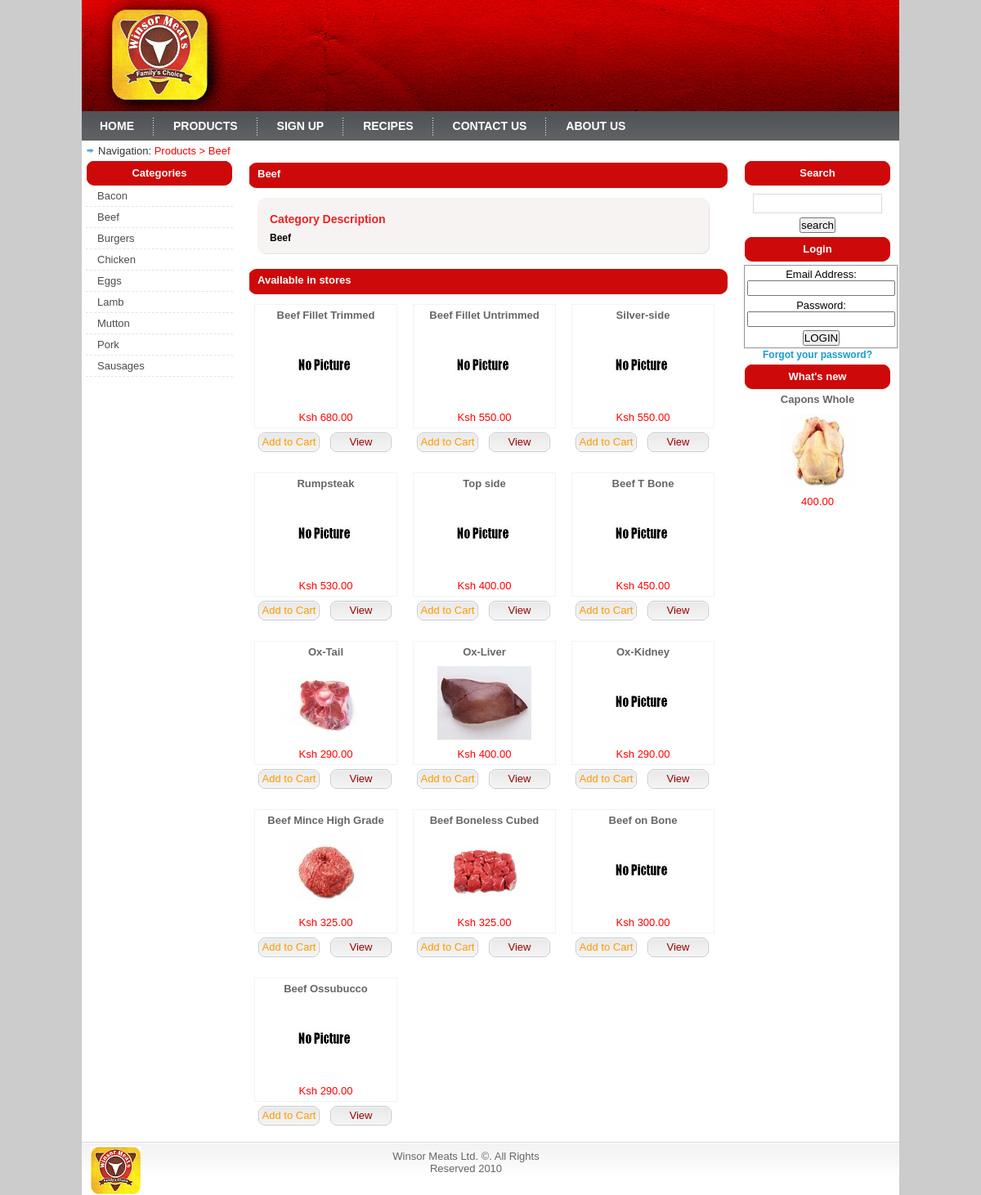
Screenshot of /view_category.php?cat_id=15&cat_name=Beef with the database file from the repository.
### tables this page shows
CREATE TABLE IF NOT EXISTS `category` (
  `CatID` int(11) NOT NULL auto_increment,
  `CatName` varchar(25) NOT NULL,
  `CatDescription` varchar(100) NOT NULL,
  PRIMARY KEY  (`CatID`)
);

CREATE TABLE IF NOT EXISTS `products` (
  `ProductID` int(11) NOT NULL auto_increment,
  `ProdName` varchar(50) NOT NULL,
  `CatID` int(11) NOT NULL,
  `ProdPrice` float(10,2) default NULL,
  `ProdDescription` text,
  `ProdPhoto` varchar(50) default NULL,
  `ProdThumb` varchar(50) default NULL,
  `ProdSize` varchar(25) default NULL,
  `ProdQty` int(11) default NULL,
  `ProdAvailable` bit(1) NOT NULL,
  PRIMARY KEY  (`ProductID`)
);

### view_category.php (the view, shortened to what this page needs)
<?php
	require('header.php');
	$page_id='Products';
	$category_id = $_GET['cat_id'];
	$category_name = $_GET['cat_name'];
?>
    <div class="crumb_navigation">
    Navigation: <span class="current"> <?php echo($page_id.' > '.$category_name); ?></span>
    </div>
  <?php
	include("left_content.php");
	?>
   <div class="center_content">
   	<div class="center_title_bar"> <?php echo($category_name);?></div>
    <?php
	$res = mysql_query ( 'SELECT CatDescription FROM category WHERE CatID = '.$category_id.'');
	$Cat_Description = mysql_result($res,0,"CatDescription");
	?>
    <div class="prod_box_big">
        	<div class="top_prod_box_big"></div>
            <div class="center_prod_box_big">
                     <div class="details_big_box">
                         <div class="specifications">
                         <div class="product_title_big">Category Description</div>
                          <?php echo($Cat_Description);?>
                       </div>
                     </div>
            </div>
            <div class="bottom_prod_box_big"></div>
        </div>
   <?php
    $res = mysql_query ( 'SELECT * FROM products WHERE CatID = '.$category_id.'');
	$i = 0;
	$num_products = mysql_num_rows($res);
	if ($num_products==0)
	print'<div class="center_title_bar">'.$category_name.' not Available in stores at the moment</div>';
	else if($num_products>0)
	{
	print '<div class="center_title_bar">Available in stores</div>';
	while($i < $num_products)
	{
	$id 	 = mysql_result($res,$i,"ProductID");
	$title = mysql_result($res,$i,"ProdName");
	$price  = mysql_result($res,$i,"ProdPrice");
	$photo = mysql_result($res,$i,"ProdPhoto");
	if ($photo=="") $photo="nothumb.jpg";
	echo('<div class="prod_box">
        	<div class="top_prod_box"></div>
            <div class="center_prod_box">
                 <div class="product_title"><a href="view_product.php?id='.$id.'&productname='.$title.'" title="'.$title.'">'.$title.'</a></div>
                 <div class="product_img"><a href="view_product.php?id='.$id.'&productname='.$title.'" title="'.$title.'"><img id="img" src="uploaded/'.$photo.'" alt="" border="0" /></a></div>
              <div class="prod_price"><span class="price"> Ksh '.$price.'</span></div>
            </div>
            <div class="bottom_prod_box"></div>
            <div class="prod_details_tab">
            <a href="view_product.php?id='.$id.'&productname='.$title.'" class="prod_details" title="View Product">View</a>
			<a href="add_cart.php?id='.$id.'" class="prod_buy" title="Add to Cart">Add to Cart</a>
            </div>
        </div>');
	$i++;
	}
	}
    ?>
    </div>
   <?php
	include("right_content.php");
	?>
   </div>
<?php
	require("footer.php");
?>

### left_content.php
 <div class="left_content">
  <div class="title_box">Categories</div>
      <ul class="left_menu">
      <?php
	$result = mysql_query ( 'SELECT * FROM category ORDER BY CatName');
	$num_cat = mysql_num_rows($result);
	$i = 0;
	$cats_to_show = 12;
	while($i < $num_cat && $i < $cats_to_show) {
		$cat_id =	mysql_result($result,$i,'CatID');
		$cat_name = mysql_result($result,$i,'CatName');
		echo('<li class="odd"><a href="view_category.php?cat_id='.$cat_id.'&cat_name='.$cat_name.'">'.$cat_name.'</a></li>');
	$i++;
	}
?>
      </ul>
   <div class="banner_adds"></div>
 </div>

### right_content.php (shortened to what this page needs)
  <div class="right_content">
  <div class="title_box">Search</div>
      	  <div class="border_box">
         <form method="post" action="search_products.php">
         <input type="text" name="search" class="newsletter_input" />
         <input type="submit"  value="search"/>
          </form>
     </div>
  <?php
  	if(!isset($_SESSION['WINSOR_LOGGED_IN']))
{
 	?>
  <div class="title_box"><?php
 if ($login_error==1) { print 'Login </div>
  <div class="border_box">
<div class="loginform">
           <form method="post" action="login.php">
             <p><input type="hidden" name="rememberme" value="0" /></p>
             <fieldset>
		  	<p id="error">Login Error: User not found!</p>
               <p><label for="username_2" class="top">Email Address:</label><br />
                 <input type="text" name="username" id="username" tabindex="1" class="field" value="" /></p>
   	        <p><label for="password" class="top">Password:</label><br />
                 <input type="password" name="password" id="password" tabindex="2" class="field" value="" /></p>
   	        <p><input type="submit" name="cmdweblogin" class="button" value="LOGIN"  /></p>
          </fieldset>
           </form>
       </div>
	<span class="blue"><a href="forgtpwd.php">Forgot your password?</a></span>
     </div>';
 } else  if ($login_error==2) { print 'Login </div>
  <div class="border_box">
<div class="loginform">
           <form method="post" action="login.php">
             <p><input type="hidden" name="rememberme" value="0" /></p>
             <fieldset>
		  	<p id="error">Login Error: Please activate your account from the email sent to you!</p>
               <p><label for="username_2" class="top">Email Address:</label><br />
                 <input type="text" name="username" id="username" tabindex="1" class="field" value="" /></p>
   	        <p><label for="password" class="top">Password:</label><br />
                 <input type="password" name="password" id="password" tabindex="2" class="field" value="" /></p>
   	        <p><input type="submit" name="cmdweblogin" class="button" value="LOGIN"  /></p>
          </fieldset>
           </form>
       </div>
	<span class="blue"><a href="forgtpwd.php">Forgot your password?</a></span>
     </div>';
 }else
  print 'Login </div>
  <div class="border_box">
<div class="loginform">
           <form method="post" action="login.php">
             <p><input type="hidden" name="rememberme" value="0" /></p>
             <fieldset>
               <p><label for="username_2" class="top">Email Address:</label><br />
                 <input type="text" name="username" id="username" tabindex="1" class="field" value="" /></p>
   	        <p><label for="password" class="top">Password:</label><br />
                 <input type="password" name="password" id="password" tabindex="2" class="field" value="" /></p>
   	        <p><input type="submit" name="cmdweblogin" class="button" value="LOGIN"  /></p>
          </fieldset>
           </form>
       </div>
	<span class="blue"><a href="forgtpwd.php">Forgot your password?</a></span>
     </div>'; }  ?>
   <div class="title_box">What's new</div>
    <div class="border_box">
    <?php
   $res = mysql_query ( "SELECT * FROM products ORDER BY ProductID");
$i = 0;
while($i < 1) {
$id 	 = mysql_result($res,$i,"ProductID");
$title = mysql_result($res,$i,"ProdName");
$price  = mysql_result($res,$i,"ProdPrice");
$photo = mysql_result($res,$i,"ProdPhoto");
$i++;
} ?>
        <div class="product_title"><? echo($title); ?></div>
        <div class="product_img"><a href="view_product.php?id=<? echo($id); ?>&productname=<? echo($title); ?>"><img id="img" src="uploaded/<? echo($photo); ?>" alt="" title="" border="0" /></a></div>
        <div class="prod_price"><span class="price"><? echo($price); ?></span></div>
    </div>
    <div class="banner_adds"></div>
  </div>

### css/style.css (style rules this page uses)
body { background-color:#CCC; padding:0; font-family:"Trebuchet MS", Arial, sans-serif; font-size:13px; margin:0px auto auto auto; color:#000; }
p { padding:2px; margin:0px; }
.crumb_navigation { width:980px; height:15px; padding:5px 10px 0 20px; color:#333333; background:url(../images/navbullet.png) no-repeat left; background-position:5px 8px; }
span.current { color:#F00; }
.left_content { width:180px; float:left; padding:0 0 0 5px; }
.title_box { width:180px; height:30px; margin:5px 0 0 0; background:url(../images/menutitle.jpg) no-repeat center; text-align:center; font-size:13px; font-weight:bold; color:#FFF; line-height:30px; }
ul.left_menu { width:180px; padding:0px; margin:0px; list-style:none; }
ul.left_menu li { margin:0px; list-style:none; }
ul.left_menu li.odd a { width:166px;height:25px;display:block; border-bottom:1px #e4e4e4 dashed; text-decoration:none;color:#504b4b;padding:0 0 0 14px; line-height:25px; }
.border_box { width:180px; height:auto; text-align:center; background:url(../images/box_bottom_bg.gif) no-repeat center bottom; }
.product_title { color:#666; padding:5px 0 5px 0; font-weight:bold; }
.product_title a { text-decoration:none; color:#666; padding:5px 0 5px 0; font-weight:bold; }
.product_img { padding:5px 0 5px 0; }
.prod_price { padding:5px 0 5px 0; }
span.price { color: #F00; }
input.newsletter_input { width:150px; height:16px; border:1px #ddd9d9 solid; margin:10px 0 5px 0; font-size:12px; padding:3px; color:#000000; }
.banner_adds { width:180px; text-align:center; padding:10px 0 10px 0; }
.center_content { width:600px; float:left; padding:5px 10px 5px 15px; }
.center_title_bar { width:575px; height:35px; float:left; padding:0 0 0 10px; margin:0 0 0 5px; line-height:31px; font-size:13px; color:#FFF; font-weight:bold; background:url(../images/bar_bg.jpg) no-repeat center; }
.right_content { width:180px; float:left; padding:0px; }
.prod_box { width:173px; height:auto; float:left; padding:10px 10px 10px 11px; }
.center_prod_box { width:173px;height: auto;float:left; text-align:center;padding:0px; margin:0px; border:1px #F0F4F5 solid; }
.prod_details_tab { width:173px; height:31px; float:left; margin:3px 0 0 0; }
a.prod_details { width:75px; height:24px; display:block; float:right; background:url(../images/link_bg.gif) no-repeat center; margin:2px 5px 0 0; text-align:center; line-height:24px; text-decoration:none; color:#900; }
a.prod_buy { width:75px; height:24px; display:block; float:left; background:url(../images/link_bg.gif) no-repeat center; margin:2px 0 0 5px; text-align:center; line-height:24px; text-decoration:none; color: #F90; }
.prod_box_big { width:554px; height:auto; float:left; padding:10px 10px 15px 15px; }
.top_prod_box_big { width:554px;height:12px;background:url(../images/details_box_top.gif) no-repeat center bottom;float:left; padding:0px; margin:0px; }
.bottom_prod_box_big { width:554px;height:12px;background:url(../images/details_box_bottom.gif) no-repeat center top;float:left;padding:0px; margin:0px; }
.center_prod_box_big { width:554px;height: auto;background:url(../images/details_box_center.gif) repeat-y;float:left; text-align:center;padding:0px; margin:0px; }
.details_big_box { width:345px; float:left; padding:0 0 0 15px; text-align:left; }
.product_title_big { color:#ea2222; padding:5px 0 5px 0; font-weight:bold; font-size:14px; }
.specifications { font-size:12px; font-weight:bold; line-height:18px; }
span.blue { color:#159DCC; font-weight:bold; font-size:12px; text-decoration:none; }
span a { color:#159DCC; text-decoration:none; }

### css/ThickBox.css (style rules this page uses)
* { padding: 0; margin: 0; }

### rows the page displays
category: CatName "Bacon"
category: CatName "Beef", CatDescription "Beef"
category: CatName "Burgers"
category: CatName "Chicken"
category: CatName "Eggs"
category: CatName "Lamb"
category: CatName "Mutton"
category: CatName "Pork"
category: CatName "Sausages"
products: ProdName "Beef Fillet Trimmed", ProdPrice "680.00"
products: ProdName "Beef Fillet Untrimmed", ProdPrice "550.00"
products: ProdName "Silver-side", ProdPrice "550.00"
products: ProdName "Rumpsteak", ProdPrice "530.00"
products: ProdName "Top side", ProdPrice "400.00"
products: ProdName "Beef T Bone", ProdPrice "450.00"
products: ProdName "Ox-Tail", ProdPhoto (picture), ProdPrice "290.00"
products: ProdName "Ox-Liver", ProdPhoto (picture), ProdPrice "400.00"
products: ProdName "Ox-Kidney", ProdPrice "290.00"
products: ProdName "Beef Mince High Grade", ProdPhoto (picture), ProdPrice "325.00"
products: ProdName "Beef Boneless Cubed", ProdPhoto (picture), ProdPrice "325.00"
products: ProdName "Beef on Bone", ProdPrice "300.00"
products: ProdName "Beef Ossubucco", ProdPrice "290.00"
products: ProdName "Capons Whole", ProdPhoto (picture), ProdPrice "400.00"

### other values shown
$page_id "Products"
$category_name "Beef"
